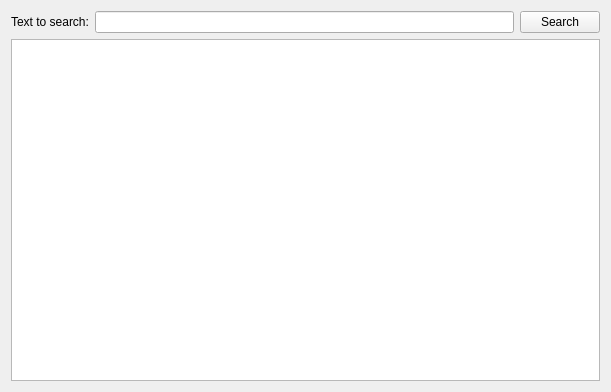
<?xml version="1.0" encoding="UTF-8"?>
<ui version="4.0">
 <class>FindDialog</class>
 <widget class="QDialog" name="FindDialog">
  <property name="geometry">
   <rect>
    <x>0</x>
    <y>0</y>
    <width>611</width>
    <height>392</height>
   </rect>
  </property>
  <property name="windowTitle">
   <string>Dialog</string>
  </property>
  <layout class="QVBoxLayout" name="verticalLayout">
   <item>
    <layout class="QHBoxLayout" name="horizontalLayout">
     <item>
      <widget class="QLabel" name="label">
       <property name="text">
        <string>Text to search:</string>
       </property>
      </widget>
     </item>
     <item>
      <widget class="QLineEdit" name="mQueryText"/>
     </item>
     <item>
      <widget class="QPushButton" name="mSearchButton">
       <property name="text">
        <string>Search</string>
       </property>
       <property name="autoDefault">
        <bool>false</bool>
       </property>
       <property name="default">
        <bool>false</bool>
       </property>
      </widget>
     </item>
    </layout>
   </item>
   <item>
    <widget class="QTableView" name="mResultList">
     <property name="selectionBehavior">
      <enum>QAbstractItemView::SelectRows</enum>
     </property>
     <property name="showGrid">
      <bool>false</bool>
     </property>
     <attribute name="horizontalHeaderDefaultSectionSize">
      <number>293</number>
     </attribute>
     <attribute name="verticalHeaderVisible">
      <bool>false</bool>
     </attribute>
    </widget>
   </item>
  </layout>
 </widget>
 <resources/>
 <connections/>
</ui>
